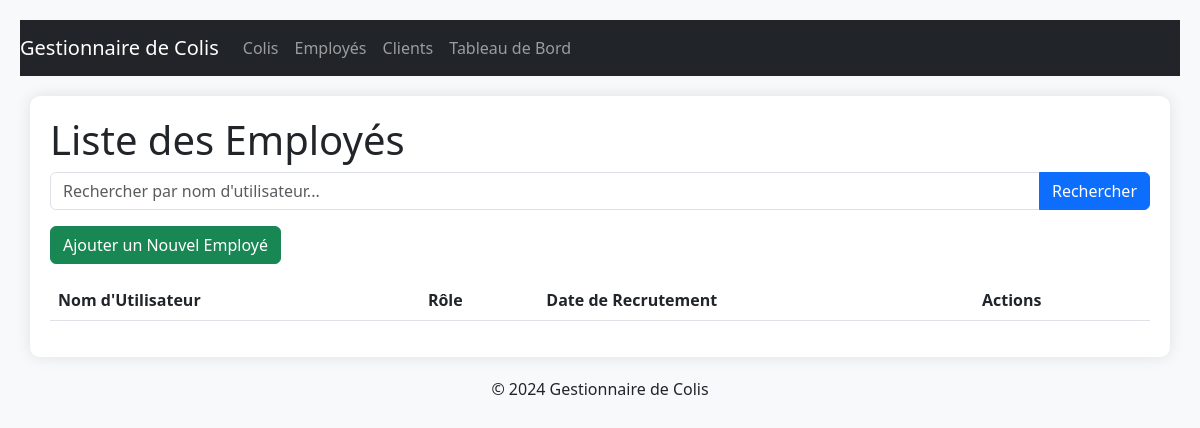
Page /colis/liste_employes/ on the earlier database version.
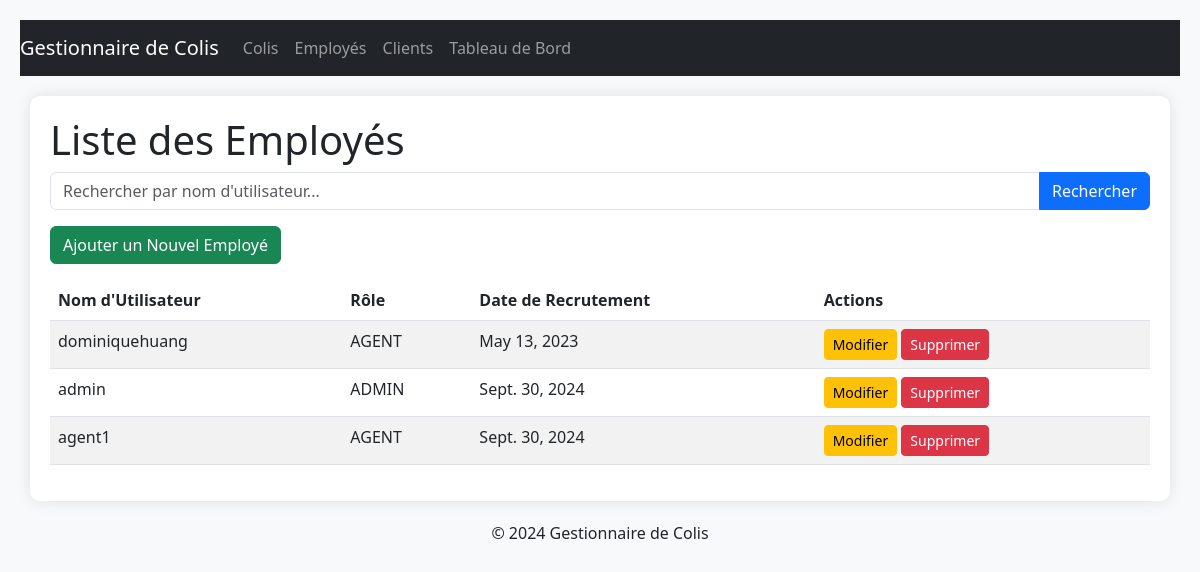
Same page on the later database version.
### colis/models.py (models this page shows, shortened)
class Employe(models.Model):
    user = models.OneToOneField(User, on_delete=models.CASCADE)
    role = models.CharField(max_length=50, choices=[('ADMIN', 'Administrateur'), ('AGENT', 'Agent de Distribution')], default='AGENT')
    date_recrutement = models.DateField()

### colis/views.py (the view)
# urls.py: path('liste_employes/', views.liste_employes, name='liste_employes'),  # Liste des employés
def liste_employes(request):
    query = request.GET.get('q', '')
    if query:
        employes = Employe.objects.filter(user__username__icontains=query)
    else:
        employes = Employe.objects.all()
    return render(request, 'colis/liste_employes.html', {'employes': employes, 'query': query})

### colis/templates/colis/liste_employes.html (shortened to what this page needs)
{% extends 'colis/base.html' %}
{% block content %}
    <h1>Liste des Employés</h1>
    <form method="get" class="mb-3">
        <div class="input-group">
            <input type="text" name="q" class="form-control" placeholder="Rechercher par nom d'utilisateur..." value="{{ query }}">
            <button type="submit" class="btn btn-primary">Rechercher</button>
        </div>
    </form>
    <a href="{% url 'ajouter_employe' %}" class="btn btn-success mb-3">Ajouter un Nouvel Employé</a>
    <table class="table table-striped">
        <thead>
            <tr>
                <th>Nom d'Utilisateur</th>
                <th>Rôle</th>
                <th>Date de Recrutement</th>
                <th>Actions</th>
            </tr>
        </thead>
        <tbody>
            {% for employe in employes %}
            <tr>
                <td>{{ employe.user.username }}</td>
                <td>{{ employe.role }}</td>
                <td>{{ employe.date_recrutement }}</td>
                <td>
                    <a href="{% url 'modifier_employe' employe.id %}" class="btn btn-warning btn-sm">Modifier</a>
                    <a href="{% url 'supprimer_employe' employe.id %}" class="btn btn-danger btn-sm">Supprimer</a>
                </td>
            </tr>
            {% endfor %}
        </tbody>
    </table>
{% endblock %}

Differences in the rows shown:
added Employe: user.username "dominiquehuang", role "AGENT", date_recrutement "May 13, 2023"
added Employe: user.username "admin", role "ADMIN", date_recrutement "Sept. 30, 2024"
added Employe: user.username "agent1", role "AGENT", date_recrutement "Sept. 30, 2024"
